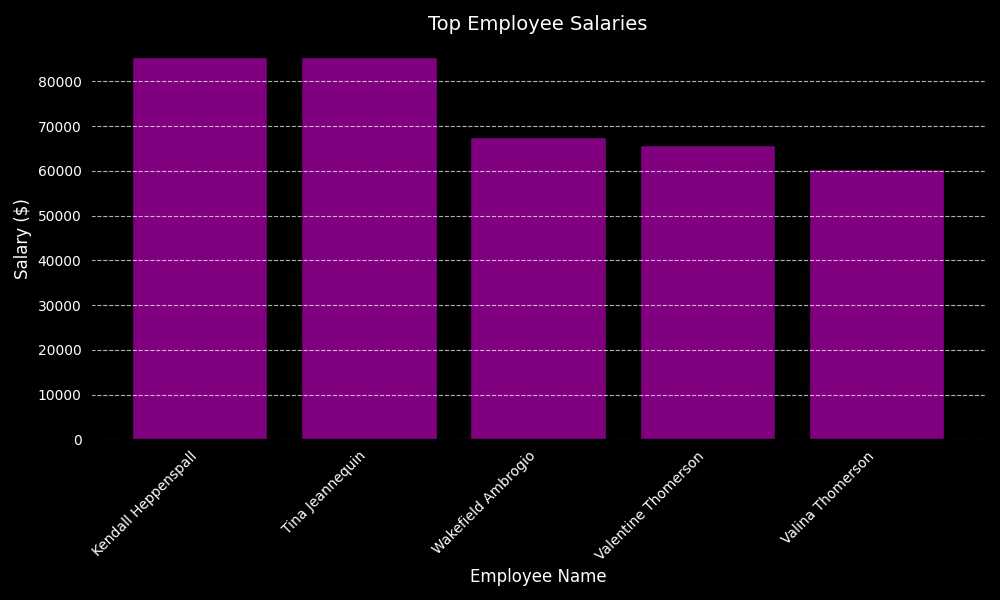

Recreate this plot in Python.
import pandas as pd
import matplotlib.pyplot as plt

# Data
data = {
    "Employee Name": [
        "Kendall Heppenspall", "Tina Jeannequin", "Wakefield Ambrogio", 
        "Valentine Thomerson", "Valina Thomerson"
    ],
    "Department": ["IT", "Marketing", "Finance", "Finance", "Finance"],
    "Email": [
        "kheppenspall57@kickstarter.com", "tjeannequin17@slate.com", 
        "wambrogio7r@creativecommons.org", "vthomerson6s@dell.com", 
        "vthomerson6s@dell.com"
    ],
    "Salary": [85365.28, 85365.28, 67652.35, 65890.44, 60365.28]
}

# Create DataFrame
df = pd.DataFrame(data)

# Plotting the bar chart for employee salaries
plt.figure(figsize=(10, 6))

# Set background color to black
plt.gcf().set_facecolor('black')
plt.gca().set_facecolor('black')

# Create a bar chart with purple bars and black edges
plt.bar(df["Employee Name"], df["Salary"], color='purple', edgecolor='black')

# Chart details with white color for text
plt.title("Top Employee Salaries", fontsize=14, color='white')
plt.xlabel("Employee Name", fontsize=12, color='white')
plt.ylabel("Salary ($)", fontsize=12, color='white')
plt.xticks(rotation=45, ha='right', color='white')
plt.yticks(color='white')
plt.grid(axis='y', linestyle='--', alpha=0.7, color='white')

# Show the plot
plt.tight_layout()
plt.show()
